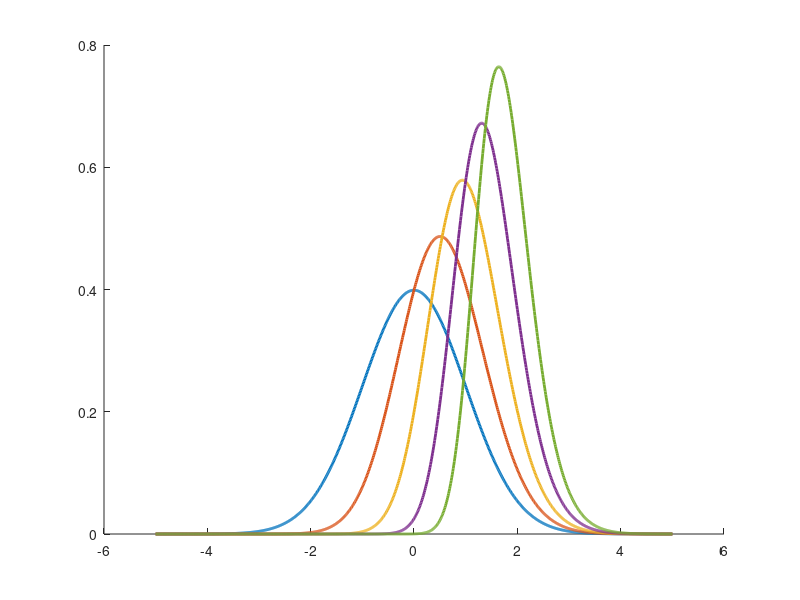

Here is the MATLAB script that generated this plot:
max_m_normals = @(m,x) m * normpdf(x) .* normcdf(x).^(m-1);
x = -5:0.01:5;
y_max_1 = max_m_normals(1, x);
y_max_2 = max_m_normals(2, x);
y_max_4 = max_m_normals(4, x);
y_max_8 = max_m_normals(8, x);
y_max_16 = max_m_normals(16, x);

figure,
hold on,
plot(x, y_max_1, 'LineWidth', 2);
plot(x, y_max_2, 'LineWidth', 2);
plot(x, y_max_4, 'LineWidth', 2);
plot(x, y_max_8, 'LineWidth', 2);
plot(x, y_max_16, 'LineWidth', 2);
hold off

sum(y_max_2 .* x) / (length(y_max_2) - 1)
sum(y_max_2 .* x.^2) / (length(y_max_2) - 1)
% mean(x .* y_max_2)
% mean((x .* y_max_2).^2)
